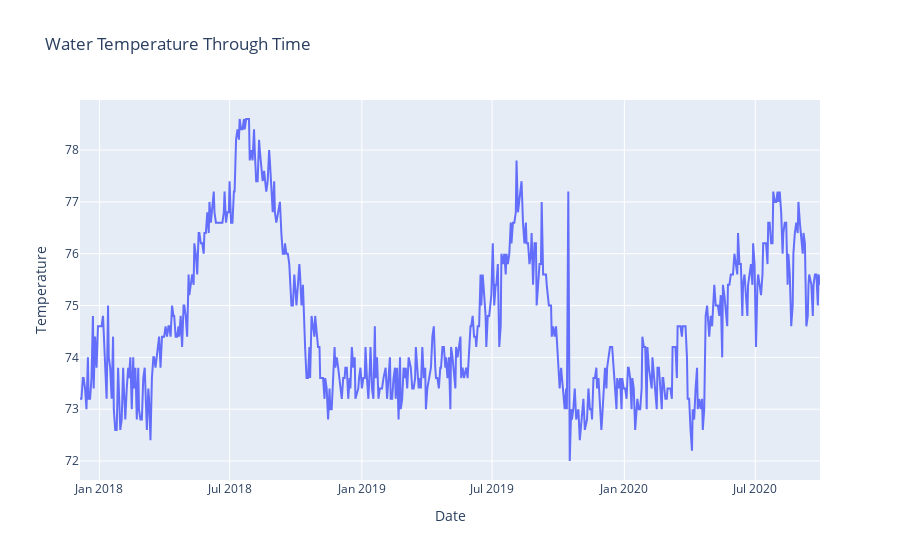

Notebook source saved alongside this figure:
### Code cell
px.line(other_factors[["Date","Temperature"]], x = "Date", y = "Temperature", title = "Water Temperature Through Time")

### Figure 1 — Plotly figure (JSON) as saved in the notebook; plotly's stock layout.template omitted (floating-point values rounded to 4 significant figures; data arrays with more than 128 entries replaced by an {"elided": "..."} marker saying what was removed)
{"data": [{"hovertemplate": "Date=%{x}<br>Temperature=%{y}<extra></extra>", "legendgroup": "", "line": {"color": "#636efa", "dash": "solid"}, "mode": "lines", "name": "", "orientation": "v", "showlegend": false, "type": "scatter", "x": {"elided": "582 str values"}, "xaxis": "x", "y": {"elided": "582 float values"}, "yaxis": "y"}], "layout": {"legend": {"tracegroupgap": 0}, "title": {"text": "Water Temperature Through Time"}, "xaxis": {"anchor": "y", "domain": [0, 1], "title": {"text": "Date"}}, "yaxis": {"anchor": "x", "domain": [0, 1], "title": {"text": "Temperature"}}}}
